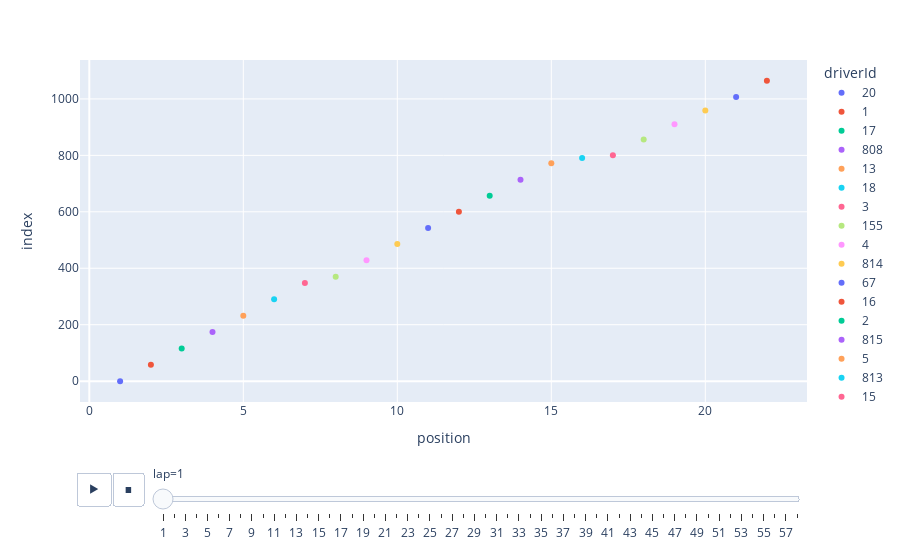

Here is the notebook cell this chart was saved with:
### Code cell
px.scatter(df, x='position', color='driverId', animation_frame='lap', animation_group='driverId')

### Figure 1 — Plotly figure (JSON) as saved in the notebook; plotly's stock layout.template omitted (floating-point values rounded to 4 significant figures)
{"data": [{"hovertemplate": "driverId=20<br>lap=1<br>position=%{x}<br>index=%{y}<extra></extra>", "ids": [20], "legendgroup": "20", "marker": {"color": "#636efa", "symbol": "circle"}, "mode": "markers", "name": "20", "orientation": "h", "showlegend": true, "type": "scatter", "x": [1], "xaxis": "x", "y": [0], "yaxis": "y"}, {"hovertemplate": "driverId=1<br>lap=1<br>position=%{x}<br>index=%{y}<extra></extra>", "ids": [1], "legendgroup": "1", "marker": {"color": "#EF553B", "symbol": "circle"}, "mode": "markers", "name": "1", "orientation": "h", "showlegend": true, "type": "scatter", "x": [2], "xaxis": "x", "y": [58], "yaxis": "y"}, {"hovertemplate": "driverId=17<br>lap=1<br>position=%{x}<br>index=%{y}<extra></extra>", "ids": [17], "legendgroup": "17", "marker": {"color": "#00cc96", "symbol": "circle"}, "mode": "markers", "name": "17", "orientation": "h", "showlegend": true, "type": "scatter", "x": [3], "xaxis": "x", "y": [116], "yaxis": "y"}, {"hovertemplate": "driverId=808<br>lap=1<br>position=%{x}<br>index=%{y}<extra></extra>", "ids": [808], "legendgroup": "808", "marker": {"color": "#ab63fa", "symbol": "circle"}, "mode": "markers", "name": "808", "orientation": "h", "showlegend": true, "type": "scatter", "x": [4], "xaxis": "x", "y": [174], "yaxis": "y"}, {"hovertemplate": "driverId=13<br>lap=1<br>position=%{x}<br>index=%{y}<extra></extra>", "ids": [13], "legendgroup": "13", "marker": {"color": "#FFA15A", "symbol": "circle"}, "mode": "markers", "name": "13", "orientation": "h", "showlegend": true, "type": "scatter", "x": [5], "xaxis": "x", "y": [232], "yaxis": "y"}, {"hovertemplate": "driverId=18<br>lap=1<br>position=%{x}<br>index=%{y}<extra></extra>", "ids": [18], "legendgroup": "18", "marker": {"color": "#19d3f3", "symbol": "circle"}, "mode": "markers", "name": "18", "orientation": "h", "showlegend": true, "type": "scatter", "x": [6], "xaxis": "x", "y": [290], "yaxis": "y"}, {"hovertemplate": "driverId=3<br>lap=1<br>position=%{x}<br>index=%{y}<extra></extra>", "ids": [3], "legendgroup": "3", "marker": {"color": "#FF6692", "symbol": "circle"}, "mode": "markers", "name": "3", "orientation": "h", "showlegend": true, "type": "scatter", "x": [7], "xaxis": "x", "y": [348], "yaxis": "y"}, {"hovertemplate": "driverId=155<br>lap=1<br>position=%{x}<br>index=%{y}<extra></extra>", "ids": [155], "legendgroup": "155", "marker": {"color": "#B6E880", "symbol": "circle"}, "mode": "markers", "name": "155", "orientation": "h", "showlegend": true, "type": "scatter", "x": [8], "xaxis": "x", "y": [370], "yaxis": "y"}, {"hovertemplate": "driverId=4<br>lap=1<br>position=%{x}<br>index=%{y}<extra></extra>", "ids": [4], "legendgroup": "4", "marker": {"color": "#FF97FF", "symbol": "circle"}, "mode": "markers", "name": "4", "orientation": "h", "showlegend": true, "type": "scatter", "x": [9], "xaxis": "x", "y": [428], "yaxis": "y"}, {"hovertemplate": "driverId=814<br>lap=1<br>position=%{x}<br>index=%{y}<extra></extra>", "ids": [814], "legendgroup": "814", "marker": {"color": "#FECB52", "symbol": "circle"}, "mode": "markers", "name": "814", "orientation": "h", "showlegend": true, "type": "scatter", "x": [10], "xaxis": "x", "y": [486], "yaxis": "y"}, {"hovertemplate": "driverId=67<br>lap=1<br>position=%{x}<br>index=%{y}<extra></extra>", "ids": [67], "legendgroup": "67", "marker": {"color": "#636efa", "symbol": "circle"}, "mode": "markers", "name": "67", "orientation": "h", "showlegend": true, "type": "scatter", "x": [11], "xaxis": "x", "y": [543], "yaxis": "y"}, {"hovertemplate": "driverId=16<br>lap=1<br>position=%{x}<br>index=%{y}<extra></extra>", "ids": [16], "legendgroup": "16", "marker": {"color": "#EF553B", "symbol": "circle"}, "mode": "markers", "name": "16", "orientation": "h", "showlegend": true, "type": "scatter", "x": [12], "xaxis": "x", "y": [600], "yaxis": "y"}, {"hovertemplate": "driverId=2<br>lap=1<br>position=%{x}<br>index=%{y}<extra></extra>", "ids": [2], "legendgroup": "2", "marker": {"color": "#00cc96", "symbol": "circle"}, "mode": "markers", "name": "2", "orientation": "h", "showlegend": true, "type": "scatter", "x": [13], "xaxis": "x", "y": [657], "yaxis": "y"}, {"hovertemplate": "driverId=815<br>lap=1<br>position=%{x}<br>index=%{y}<extra></extra>", "ids": [815], "legendgroup": "815", "marker": {"color": "#ab63fa", "symbol": "circle"}, "mode": "markers", "name": "815", "orientation": "h", "showlegend": true, "type": "scatter", "x": [14], "xaxis": "x", "y": [714], "yaxis": "y"}, {"hovertemplate": "driverId=5<br>lap=1<br>position=%{x}<br>index=%{y}<extra></extra>", "ids": [5], "legendgroup": "5", "marker": {"color": "#FFA15A", "symbol": "circle"}, "mode": "markers", "name": "5", "orientation": "h", "showlegend": true, "type": "scatter", "x": [15], "xaxis": "x", "y": [772], "yaxis": "y"}, {"hovertemplate": "driverId=813<br>lap=1<br>position=%{x}<br>index=%{y}<extra></extra>", "ids": [813], "legendgroup": "813", "marker": {"color": "#19d3f3", "symbol": "circle"}, "mode": "markers", "name": "813", "orientation": "h", "showlegend": true, "type": "scatter", "x": [16], "xaxis": "x", "y": [791], "yaxis": "y"}, {"hovertemplate": "driverId=15<br>lap=1<br>position=%{x}<br>index=%{y}<extra></extra>", "ids": [15], "legendgroup": "15", "marker": {"color": "#FF6692", "symbol": "circle"}, "mode": "markers", "name": "15", "orientation": "h", "showlegend": true, "type": "scatter", "x": [17], "xaxis": "x", "y": [800], "yaxis": "y"}, {"hovertemplate": "driverId=816<br>lap=1<br>position=%{x}<br>index=%{y}<extra></extra>", "ids": [816], "legendgroup": "816", "marker": {"color": "#B6E880", "symbol": "circle"}, "mode": "markers", "name": "816", "orientation": "h", "showlegend": true, "type": "scatter", "x": [18], "xaxis": "x", "y": [856], "yaxis": "y"}, {"hovertemplate": "driverId=10<br>lap=1<br>position=%{x}<br>index=%{y}<extra></extra>", "ids": [10], "legendgroup": "10", "marker": {"color": "#FF97FF", "symbol": "circle"}, "mode": "markers", "name": "10", "orientation": "h", "showlegend": true, "type": "scatter", "x": [19], "xaxis": "x", "y": [910], "yaxis": "y"}, {"hovertemplate": "driverId=22<br>lap=1<br>position=%{x}<br>index=%{y}<extra></extra>", "ids": [22], "legendgroup": "22", "marker": {"color": "#FECB52", "symbol": "circle"}, "mode": "markers", "name": "22", "orientation": "h", "showlegend": true, "type": "scatter", "x": [20], "xaxis": "x", "y": [959], "yaxis": "y"}, {"hovertemplate": "driverId=153<br>lap=1<br>position=%{x}<br>index=%{y}<extra></extra>", "ids": [153], "legendgroup": "153", "marker": {"color": "#636efa", "symbol": "circle"}, "mode": "markers", "name": "153", "orientation": "h", "showlegend": true, "type": "scatter", "x": [21], "xaxis": "x", "y": [1007], "yaxis": "y"}, {"hovertemplate": "driverId=30<br>lap=1<br>position=%{x}<br>index=%{y}<extra></extra>", "ids": [30], "legendgroup": "30", "marker": {"color": "#EF553B", "symbol": "circle"}, "mode": "markers", "name": "30", "orientation": "h", "showlegend": true, "type": "scatter", "x": [22], "xaxis": "x", "y": [1064], "yaxis": "y"}], "layout": {"legend": {"title": {"text": "driverId"}, "tracegroupgap": 0}, "margin": {"t": 60}, "sliders": [{"active": 0, "currentvalue": {"prefix": "lap="}, "len": 0.9, "pad": {"b": 10, "t": 60}, "steps": [{"args": [["1"], {"frame": {"duration": 0, "redraw": false}, "fromcurrent": true, "mode": "immediate", "transition": {"duration": 0, "easing": "linear"}}], "label": "1", "method": "animate"}, {"args": [["2"], {"frame": {"duration": 0, "redraw": false}, "fromcurrent": true, "mode": "immediate", "transition": {"duration": 0, "easing": "linear"}}], "label": "2", "method": "animate"}, {"args": [["3"], {"frame": {"duration": 0, "redraw": false}, "fromcurrent": true, "mode": "immediate", "transition": {"duration": 0, "easing": "linear"}}], "label": "3", "method": "animate"}, {"args": [["4"], {"frame": {"duration": 0, "redraw": false}, "fromcurrent": true, "mode": "immediate", "transition": {"duration": 0, "easing": "linear"}}], "label": "4", "method": "animate"}, {"args": [["5"], {"frame": {"duration": 0, "redraw": false}, "fromcurrent": true, "mode": "immediate", "transition": {"duration": 0, "easing": "linear"}}], "label": "5", "method": "animate"}, {"args": [["6"], {"frame": {"duration": 0, "redraw": false}, "fromcurrent": true, "mode": "immediate", "transition": {"duration": 0, "easing": "linear"}}], "label": "6", "method": "animate"}, {"args": [["7"], {"frame": {"duration": 0, "redraw": false}, "fromcurrent": true, "mode": "immediate", "transition": {"duration": 0, "easing": "linear"}}], "label": "7", "method": "animate"}, {"args": [["8"], {"frame": {"duration": 0, "redraw": false}, "fromcurrent": true, "mode": "immediate", "transition": {"duration": 0, "easing": "linear"}}], "label": "8", "method": "animate"}, {"args": [["9"], {"frame": {"duration": 0, "redraw": false}, "fromcurrent": true, "mode": "immediate", "transition": {"duration": 0, "easing": "linear"}}], "label": "9", "method": "animate"}, {"args": [["10"], {"frame": {"duration": 0, "redraw": false}, "fromcurrent": true, "mode": "immediate", "transition": {"duration": 0, "easing": "linear"}}], "label": "10", "method": "animate"}, {"args": [["11"], {"frame": {"duration": 0, "redraw": false}, "fromcurrent": true, "mode": "immediate", "transition": {"duration": 0, "easing": "linear"}}], "label": "11", "method": "animate"}, {"args": [["12"], {"frame": {"duration": 0, "redraw": false}, "fromcurrent": true, "mode": "immediate", "transition": {"duration": 0, "easing": "linear"}}], "label": "12", "method": "animate"}, {"args": [["13"], {"frame": {"duration": 0, "redraw": false}, "fromcurrent": true, "mode": "immediate", "transition": {"duration": 0, "easing": "linear"}}], "label": "13", "method": "animate"}, {"args": [["14"], {"frame": {"duration": 0, "redraw": false}, "fromcurrent": true, "mode": "immediate", "transition": {"duration": 0, "easing": "linear"}}], "label": "14", "method": "animate"}, {"args": [["15"], {"frame": {"duration": 0, "redraw": false}, "fromcurrent": true, "mode": "immediate", "transition": {"duration": 0, "easing": "linear"}}], "label": "15", "method": "animate"}, {"args": [["16"], {"frame": {"duration": 0, "redraw": false}, "fromcurrent": true, "mode": "immediate", "transition": {"duration": 0, "easing": "linear"}}], "label": "16", "method": "animate"}, {"args": [["17"], {"frame": {"duration": 0, "redraw": false}, "fromcurrent": true, "mode": "immediate", "transition": {"duration": 0, "easing": "linear"}}], "label": "17", "method": "animate"}, {"args": [["18"], {"frame": {"duration": 0, "redraw": false}, "fromcurrent": true, "mode": "immediate", "transition": {"duration": 0, "easing": "linear"}}], "label": "18", "method": "animate"}, {"args": [["19"], {"frame": {"duration": 0, "redraw": false}, "fromcurrent": true, "mode": "immediate", "transition": {"duration": 0, "easing": "linear"}}], "label": "19", "method": "animate"}, {"args": [["20"], {"frame": {"duration": 0, "redraw": false}, "fromcurrent": true, "mode": "immediate", "transition": {"duration": 0, "easing": "linear"}}], "label": "20", "method": "animate"}, {"args": [["21"], {"frame": {"duration": 0, "redraw": false}, "fromcurrent": true, "mode": "immediate", "transition": {"duration": 0, "easing": "linear"}}], "label": "21", "method": "animate"}, {"args": [["22"], {"frame": {"duration": 0, "redraw": false}, "fromcurrent": true, "mode": "immediate", "transition": {"duration": 0, "easing": "linear"}}], "label": "22", "method": "animate"}, {"args": [["23"], {"frame": {"duration": 0, "redraw": false}, "fromcurrent": true, "mode": "immediate", "transition": {"duration": 0, "easing": "linear"}}], "label": "23", "method": "animate"}, {"args": [["24"], {"frame": {"duration": 0, "redraw": false}, "fromcurrent": true, "mode": "immediate", "transition": {"duration": 0, "easing": "linear"}}], "label": "24", "method": "animate"}, {"args": [["25"], {"frame": {"duration": 0, "redraw": false}, "fromcurrent": true, "mode": "immediate", "transition": {"duration": 0, "easing": "linear"}}], "label": "25", "method": "animate"}, {"args": [["26"], {"frame": {"duration": 0, "redraw": false}, "fromcurrent": true, "mode": "immediate", "transition": {"duration": 0, "easing": "linear"}}], "label": "26", "method": "animate"}, {"args": [["27"], {"frame": {"duration": 0, "redraw": false}, "fromcurrent": true, "mode": "immediate", "transition": {"duration": 0, "easing": "linear"}}], "label": "27", "method": "animate"}, {"args": [["28"], {"frame": {"duration": 0, "redraw": false}, "fromcurrent": true, "mode": "immediate", "transition": {"duration": 0, "easing": "linear"}}], "label": "28", "method": "animate"}, {"args": [["29"], {"frame": {"duration": 0, "redraw": false}, "fromcurrent": true, "mode": "immediate", "transition": {"duration": 0, "easing": "linear"}}], "label": "29", "method": "animate"}, {"args": [["30"], {"frame": {"duration": 0, "redraw": false}, "fromcurrent": true, "mode": "immediate", "transition": {"duration": 0, "easing": "linear"}}], "label": "30", "method": "animate"}, {"args": [["31"], {"frame": {"duration": 0, "redraw": false}, "fromcurrent": true, "mode": "immediate", "transition": {"duration": 0, "easing": "linear"}}], "label": "31", "method": "animate"}, {"args": [["32"], {"frame": {"duration": 0, "redraw": false}, "fromcurrent": true, "mode": "immediate", "transition": {"duration": 0, "easing": "linear"}}], "label": "32", "method": "animate"}, {"args": [["33"], {"frame": {"duration": 0, "redraw": false}, "fromcurrent": true, "mode": "immediate", "transition": {"duration": 0, "easing": "linear"}}], "label": "33", "method": "animate"}, {"args": [["34"], {"frame": {"duration": 0, "redraw": false}, "fromcurrent": true, "mode": "immediate", "transition": {"duration": 0, "easing": "linear"}}], "label": "34", "method": "animate"}, {"args": [["35"], {"frame": {"duration": 0, "redraw": false}, "fromcurrent": true, "mode": "immediate", "transition": {"duration": 0, "easing": "linear"}}], "label": "35", "method": "animate"}, {"args": [["36"], {"frame": {"duration": 0, "redraw": false}, "fromcurrent": true, "mode": "immediate", "transition": {"duration": 0, "easing": "linear"}}], "label": "36", "method": "animate"}, {"args": [["37"], {"frame": {"duration": 0, "redraw": false}, "fromcurrent": true, "mode": "immediate", "transition": {"duration": 0, "easing": "linear"}}], "label": "37", "method": "animate"}, {"args": [["38"], {"frame": {"duration": 0, "redraw": false}, "fromcurrent": true, "mode": "immediate", "transition": {"duration": 0, "easing": "linear"}}], "label": "38", "method": "animate"}, {"args": [["39"], {"frame": {"duration": 0, "redraw": false}, "fromcurrent": true, "mode": "immediate", "transition": {"duration": 0, "easing": "linear"}}], "label": "39", "method": "animate"}, {"args": [["40"], {"frame": {"duration": 0, "redraw": false}, "fromcurrent": true, "mode": "immediate", "transition": {"duration": 0, "easing": "linear"}}], "label": "40", "method": "animate"}, {"args": [["41"], {"frame": {"duration": 0, "redraw": false}, "fromcurrent": true, "mode": "immediate", "transition": {"duration": 0, "easing": "linear"}}], "label": "41", "method": "animate"}, {"args": [["42"], {"frame": {"duration": 0, "redraw": false}, "fromcurrent": true, "mode": "immediate", "transition": {"duration": 0, "easing": "linear"}}], "label": "42", "method": "animate"}, {"args": [["43"], {"frame": {"duration": 0, "redraw": false}, "fromcurrent": true, "mode": "immediate", "transition": {"duration": 0, "easing": "linear"}}], "label": "43", "method": "animate"}, {"args": [["44"], {"frame": {"duration": 0, "redraw": false}, "fromcurrent": true, "mode": "immediate", "transition": {"duration": 0, "easing": "linear"}}], "label": "44", "method": "animate"}, {"args": [["45"], {"frame": {"duration": 0, "redraw": false}, "fromcurrent": true, "mode": "immediate", "transition": {"duration": 0, "easing": "linear"}}], "label": "45", "method": "animate"}, {"args": [["46"], {"frame": {"duration": 0, "redraw": false}, "fromcurrent": true, "mode": "immediate", "transition": {"duration": 0, "easing": "linear"}}], "label": "46", "method": "animate"}, {"args": [["47"], {"frame": {"duration": 0, "redraw": false}, "fromcurrent": true, "mode": "immediate", "transition": {"duration": 0, "easing": "linear"}}], "label": "47", "method": "animate"}, {"args": [["48"], {"frame": {"duration": 0, "redraw": false}, "fromcurrent": true, "mode": "immediate", "transition": {"duration": 0, "easing": "linear"}}], "label": "48", "method": "animate"}, {"args": [["49"], {"frame": {"duration": 0, "redraw": false}, "fromcurrent": true, "mode": "immediate", "transition": {"duration": 0, "easing": "linear"}}], "label": "49", "method": "animate"}, {"args": [["50"], {"frame": {"duration": 0, "redraw": false}, "fromcurrent": true, "mode": "immediate", "transition": {"duration": 0, "easing": "linear"}}], "label": "50", "method": "animate"}, {"args": [["51"], {"frame": {"duration": 0, "redraw": false}, "fromcurrent": true, "mode": "immediate", "transition": {"duration": 0, "easing": "linear"}}], "label": "51", "method": "animate"}, {"args": [["52"], {"frame": {"duration": 0, "redraw": false}, "fromcurrent": true, "mode": "immediate", "transition": {"duration": 0, "easing": "linear"}}], "label": "52", "method": "animate"}, {"args": [["53"], {"frame": {"duration": 0, "redraw": false}, "fromcurrent": true, "mode": "immediate", "transition": {"duration": 0, "easing": "linear"}}], "label": "53", "method": "animate"}, {"args": [["54"], {"frame": {"duration": 0, "redraw": false}, "fromcurrent": true, "mode": "immediate", "transition": {"duration": 0, "easing": "linear"}}], "label": "54", "method": "animate"}, {"args": [["55"], {"frame": {"duration": 0, "redraw": false}, "fromcurrent": true, "mode": "immediate", "transition": {"duration": 0, "easing": "linear"}}], "label": "55", "method": "animate"}, {"args": [["56"], {"frame": {"duration": 0, "redraw": false}, "fromcurrent": true, "mode": "immediate", "transition": {"duration": 0, "easing": "linear"}}], "label": "56", "method": "animate"}, {"args": [["57"], {"frame": {"duration": 0, "redraw": false}, "fromcurrent": true, "mode": "immediate", "transition": {"duration": 0, "easing": "linear"}}], "label": "57", "method": "animate"}, {"args": [["58"], {"frame": {"duration": 0, "redraw": false}, "fromcurrent": true, "mode": "immediate", "transition": {"duration": 0, "easing": "linear"}}], "label": "58", "method": "animate"}], "x": 0.1, "xanchor": "left", "y": 0, "yanchor": "top"}], "updatemenus": [{"buttons": [{"args": [null, {"frame": {"duration": 500, "redraw": false}, "fromcurrent": true, "mode": "immediate", "transition": {"duration": 500, "easing": "linear"}}], "label": "&#9654;", "method": "animate"}, {"args": [[null], {"frame": {"duration": 0, "redraw": false}, "fromcurrent": true, "mode": "immediate", "transition": {"duration": 0, "easing": "linear"}}], "label": "&#9724;", "method": "animate"}], "direction": "left", "pad": {"r": 10, "t": 70}, "showactive": false, "type": "buttons", "x": 0.1, "xanchor": "right", "y": 0, "yanchor": "top"}], "xaxis": {"anchor": "y", "domain": [0, 1], "title": {"text": "position"}}, "yaxis": {"anchor": "x", "domain": [0, 1], "title": {"text": "index"}}}}
